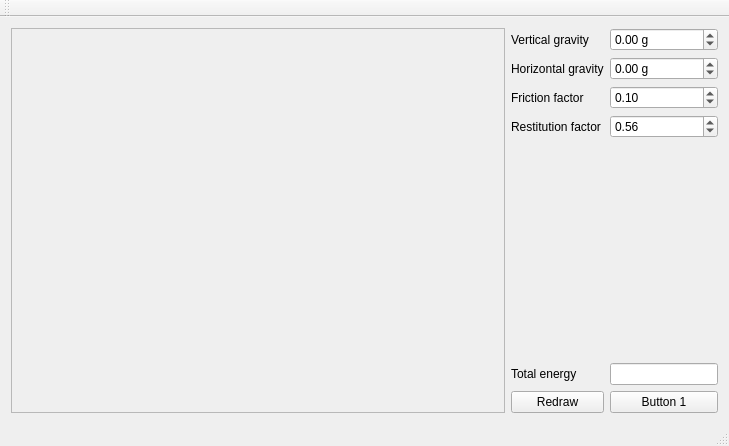
<?xml version="1.0" encoding="UTF-8"?>
<ui version="4.0">
 <class>StormyClass</class>
 <widget class="QMainWindow" name="StormyClass">
  <property name="geometry">
   <rect>
    <x>0</x>
    <y>0</y>
    <width>729</width>
    <height>446</height>
   </rect>
  </property>
  <property name="windowTitle">
   <string>Stormy</string>
  </property>
  <widget class="QWidget" name="centralWidget">
   <layout class="QGridLayout" name="gridLayout_3" columnstretch="1,0">
    <item row="0" column="0">
     <widget class="QFrame" name="frame">
      <property name="frameShape">
       <enum>QFrame::StyledPanel</enum>
      </property>
      <layout class="QGridLayout" name="gridLayout_2">
       <item row="0" column="0">
        <widget class="GlassWidget" name="glassWidget" native="true"/>
       </item>
      </layout>
     </widget>
    </item>
    <item row="0" column="1">
     <layout class="QGridLayout" name="gridLayout">
      <item row="2" column="1">
       <widget class="QDoubleSpinBox" name="sbFriction">
        <property name="minimum">
         <double>-10.000000000000000</double>
        </property>
        <property name="maximum">
         <double>10.000000000000000</double>
        </property>
        <property name="singleStep">
         <double>0.010000000000000</double>
        </property>
        <property name="value">
         <double>0.100000000000000</double>
        </property>
       </widget>
      </item>
      <item row="1" column="0">
       <widget class="QLabel" name="label_2">
        <property name="text">
         <string>Horizontal gravity</string>
        </property>
       </widget>
      </item>
      <item row="3" column="0">
       <widget class="QLabel" name="label_4">
        <property name="toolTip">
         <string>&lt;html&gt;&lt;head/&gt;&lt;body&gt;&lt;p&gt;This factor determines how much kinetic energy is lost during collision&lt;/p&gt;&lt;p&gt;U1 - U2 = -&lt;span style=&quot; font-style:italic;&quot;&gt;k&lt;/span&gt;(V1 - V2)&lt;/p&gt;&lt;/body&gt;&lt;/html&gt;</string>
        </property>
        <property name="text">
         <string>Restitution factor</string>
        </property>
       </widget>
      </item>
      <item row="2" column="0">
       <widget class="QLabel" name="label_3">
        <property name="toolTip">
         <string>&lt;html&gt;&lt;head/&gt;&lt;body&gt;&lt;p&gt;F = &lt;span style=&quot; font-style:italic;&quot;&gt;μ&lt;/span&gt;*m*g/S&lt;/p&gt;&lt;/body&gt;&lt;/html&gt;</string>
        </property>
        <property name="text">
         <string>Friction factor</string>
        </property>
       </widget>
      </item>
      <item row="3" column="1">
       <widget class="QDoubleSpinBox" name="sbRestitution">
        <property name="minimum">
         <double>0.000000000000000</double>
        </property>
        <property name="maximum">
         <double>1.000000000000000</double>
        </property>
        <property name="singleStep">
         <double>0.010000000000000</double>
        </property>
        <property name="value">
         <double>0.560000000000000</double>
        </property>
       </widget>
      </item>
      <item row="4" column="0" colspan="2">
       <spacer name="verticalSpacer">
        <property name="orientation">
         <enum>Qt::Vertical</enum>
        </property>
        <property name="sizeHint" stdset="0">
         <size>
          <width>20</width>
          <height>40</height>
         </size>
        </property>
       </spacer>
      </item>
      <item row="0" column="1">
       <widget class="QDoubleSpinBox" name="sbGravityY">
        <property name="suffix">
         <string> g</string>
        </property>
        <property name="minimum">
         <double>-10.000000000000000</double>
        </property>
        <property name="maximum">
         <double>10.000000000000000</double>
        </property>
        <property name="singleStep">
         <double>0.010000000000000</double>
        </property>
       </widget>
      </item>
      <item row="1" column="1">
       <widget class="QDoubleSpinBox" name="sbGravityX">
        <property name="suffix">
         <string> g</string>
        </property>
        <property name="minimum">
         <double>-10.000000000000000</double>
        </property>
        <property name="maximum">
         <double>10.000000000000000</double>
        </property>
        <property name="singleStep">
         <double>0.010000000000000</double>
        </property>
       </widget>
      </item>
      <item row="0" column="0">
       <widget class="QLabel" name="label">
        <property name="text">
         <string>Vertical gravity</string>
        </property>
       </widget>
      </item>
      <item row="6" column="0">
       <widget class="QPushButton" name="bRedraw">
        <property name="text">
         <string>Redraw</string>
        </property>
       </widget>
      </item>
      <item row="6" column="1">
       <widget class="QPushButton" name="bButton1">
        <property name="text">
         <string>Button 1</string>
        </property>
       </widget>
      </item>
      <item row="5" column="0">
       <widget class="QLabel" name="label_5">
        <property name="text">
         <string>Total energy</string>
        </property>
       </widget>
      </item>
      <item row="5" column="1">
       <widget class="QLineEdit" name="leTotalEnergy"/>
      </item>
     </layout>
    </item>
   </layout>
  </widget>
  <widget class="QMenuBar" name="menuBar">
   <property name="geometry">
    <rect>
     <x>0</x>
     <y>0</y>
     <width>729</width>
     <height>21</height>
    </rect>
   </property>
  </widget>
  <widget class="QToolBar" name="mainToolBar">
   <attribute name="toolBarArea">
    <enum>TopToolBarArea</enum>
   </attribute>
   <attribute name="toolBarBreak">
    <bool>false</bool>
   </attribute>
  </widget>
  <widget class="QStatusBar" name="statusBar"/>
 </widget>
 <layoutdefault spacing="6" margin="11"/>
 <customwidgets>
  <customwidget>
   <class>GlassWidget</class>
   <extends>QWidget</extends>
   <header>glasswidget.h</header>
   <container>1</container>
  </customwidget>
 </customwidgets>
 <resources>
  <include location="stormy.qrc"/>
 </resources>
 <connections>
  <connection>
   <sender>bRedraw</sender>
   <signal>clicked()</signal>
   <receiver>glassWidget</receiver>
   <slot>update()</slot>
   <hints>
    <hint type="sourcelabel">
     <x>612</x>
     <y>399</y>
    </hint>
    <hint type="destinationlabel">
     <x>446</x>
     <y>314</y>
    </hint>
   </hints>
  </connection>
 </connections>
</ui>
